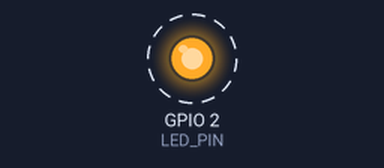
The sketch below on a simulated ESP32. Parts: output pins drawn as LEDs (lit = HIGH). Dashed ring = blinking. WiFi joins after 1.5 s; servers stay silent unless stated; uploads are accepted with an empty reply; what the sketch prints to the serial monitor is not drawn.

Above: at 2.3 s.
Timing chart, 0 to 7.2 s (numbered marks = the images above):
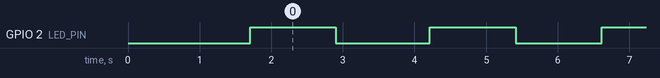

Measured:
- by itself, GPIO 2 (LED_PIN): alternates HIGH for 1.2 s and LOW for 1.2 s

The sketch:

esp32_led_output.ino
```cpp
/*
 * MicroGrid AI — ESP32 LED output (relay stand-in)
 * ------------------------------------------------------------------
 * Pairs with laptop_feeder.py. The laptop feeds telemetry; the cloud
 * brain decides; THIS ESP32 polls that decision and shows it on an LED:
 *
 *     CHARGING  (grid_charge_relay) -> LED solid ON
 *     DISCHARGING (battery_discharge) -> LED blinking
 *     idle                            -> LED off
 *
 * It only READS commands — no control, no telemetry. When you later add
 * a real relay/contactor, drive it from the same `charging`/`discharging`
 * flags instead of (or alongside) the LED.
 *
 * OFFLINE HANDLING: if the cloud link goes stale (no successful poll for
 * STALE_MS), the LED switches to a slow "heartbeat" so a dead link is never
 * mistaken for a live decision — it never freezes on a stale command.
 * NOTE: this is an INDICATOR. A real CONTROLLER must also run LOCAL safety
 * rules when offline (force-charge on low SoC, never shed ICU, hardware
 * watchdog) — see prakriti_esp32.ino's cloudOnline fallback for the pattern.
 *
 * Library: ArduinoJson.  Board: any ESP32 dev board.
 * LED: GPIO2 is the onboard LED on most ESP32 devkits. For an external
 * LED use any GPIO -> 220Ω -> LED -> GND and set LED_PIN to that pin.
 */

#include <WiFi.h>
#include <WiFiClientSecure.h>
#include <HTTPClient.h>
#include <ArduinoJson.h>

// ── Config — FILL THESE IN (match laptop_feeder.py) ─────────────
const char* WIFI_SSID  = "YOUR_WIFI_NAME";
const char* WIFI_PASS  = "YOUR_WIFI_PASSWORD";
const char* BASE_URL   = "https://ai-energy-management-industrial-production.up.railway.app";
const char* SITE_ID    = "sim-hospital-01";
const char* DEVICE_KEY = "dk_102bf365db58_17fe6b122c568ccc034a5f1fc83ce6fc68f97043baa8d45b"; // sim-hospital-01 demo key — ROTATE before any real pilot

const int LED_PIN = 2;                  // onboard LED on most ESP32 devkits

const unsigned long POLL_EVERY_MS  = 2000;   // ask the brain every 2 s
const unsigned long BLINK_EVERY_MS = 250;    // discharge blink rate (fast)
const unsigned long STALE_MS       = 15000;  // no good poll for this long = OFFLINE
const unsigned long BEAT_EVERY_MS  = 1200;   // offline heartbeat rate (slow)

// ── State ───────────────────────────────────────────────────────
bool charging = false, discharging = false;
unsigned long lastPoll = 0, lastBlink = 0, lastOkMs = 0;
bool blinkOn = false;

// ────────────────────────────────────────────────────────────────
bool connectWiFi(unsigned long timeoutMs = 20000) {
  if (WiFi.status() == WL_CONNECTED) return true;
  WiFi.mode(WIFI_STA);
  WiFi.begin(WIFI_SSID, WIFI_PASS);
  Serial.print("WiFi connecting");
  unsigned long start = millis();
  while (WiFi.status() != WL_CONNECTED && millis() - start < timeoutMs) {
    delay(300); Serial.print(".");
  }
  bool ok = WiFi.status() == WL_CONNECTED;
  Serial.println(ok ? (" ok: " + WiFi.localIP().toString()) : " FAILED");
  return ok;
}

void pollCommands() {
  if (!connectWiFi()) return;
  WiFiClientSecure client; client.setInsecure();
  HTTPClient https;
  String url = String(BASE_URL) + "/api/v1/commands/latest?site_id=" + SITE_ID;
  if (!https.begin(client, url)) { Serial.println("https.begin failed"); return; }
  https.addHeader("Authorization", String("Bearer ") + DEVICE_KEY);

  int code = https.GET();
  if (code == 200) {
    JsonDocument doc;
    if (!deserializeJson(doc, https.getString())) {
      charging    = doc["grid_charge_relay"] | false;
      discharging = doc["battery_discharge"] | false;
      lastOkMs    = millis();                 // mark the cloud link as alive
      Serial.printf("brain: charge=%d discharge=%d\n", charging, discharging);
    }
  } else {
    Serial.printf("GET /commands -> %d\n", code);
  }
  https.end();
}

void driveLed() {
  // OFFLINE: no successful poll within STALE_MS → don't trust the last command.
  // Show a slow heartbeat so a dead link is obvious, never a frozen stale state.
  bool online = (lastOkMs != 0) && (millis() - lastOkMs < STALE_MS);
  if (!online) {
    if (millis() - lastBlink >= BEAT_EVERY_MS) {
      lastBlink = millis();
      blinkOn = !blinkOn;
      digitalWrite(LED_PIN, blinkOn ? HIGH : LOW);  // slow blink = OFFLINE
    }
    return;
  }

  if (charging) {
    digitalWrite(LED_PIN, HIGH);                 // solid = charging
  } else if (discharging) {
    if (millis() - lastBlink >= BLINK_EVERY_MS) {
      lastBlink = millis();
      blinkOn = !blinkOn;
      digitalWrite(LED_PIN, blinkOn ? HIGH : LOW);  // fast blink = discharging
    }
  } else {
    digitalWrite(LED_PIN, LOW);                  // off = idle
  }
}

// ────────────────────────────────────────────────────────────────
void setup() {
  Serial.begin(115200);
  delay(200);
  pinMode(LED_PIN, OUTPUT);
  digitalWrite(LED_PIN, LOW);
  Serial.println("\nMicroGrid AI — ESP32 LED output");
  connectWiFi();
}

void loop() {
  unsigned long now = millis();
  if (now - lastPoll >= POLL_EVERY_MS) {
    lastPoll = now;
    pollCommands();
  }
  driveLed();
  delay(10);
}
```
